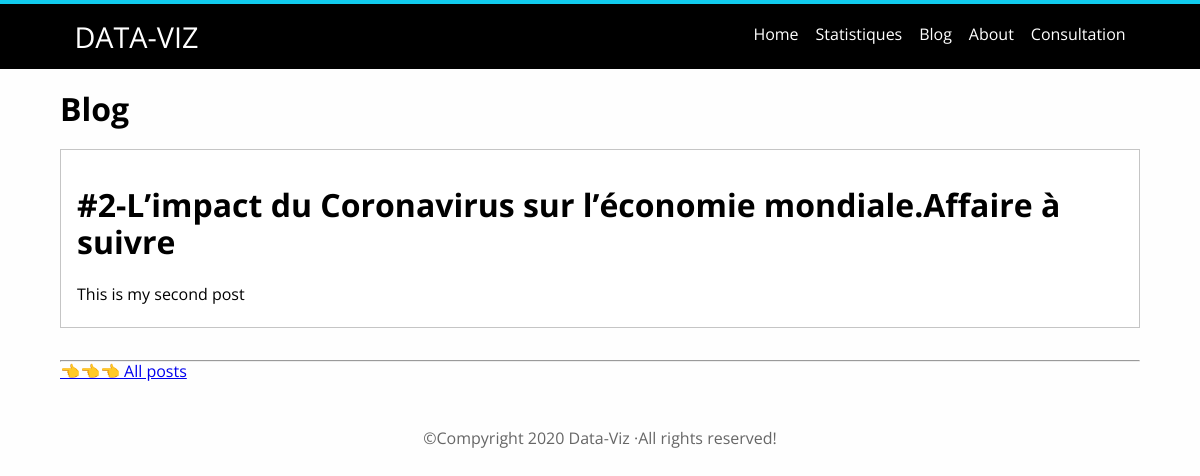
Before: /blog/posts/2 with the older database file.
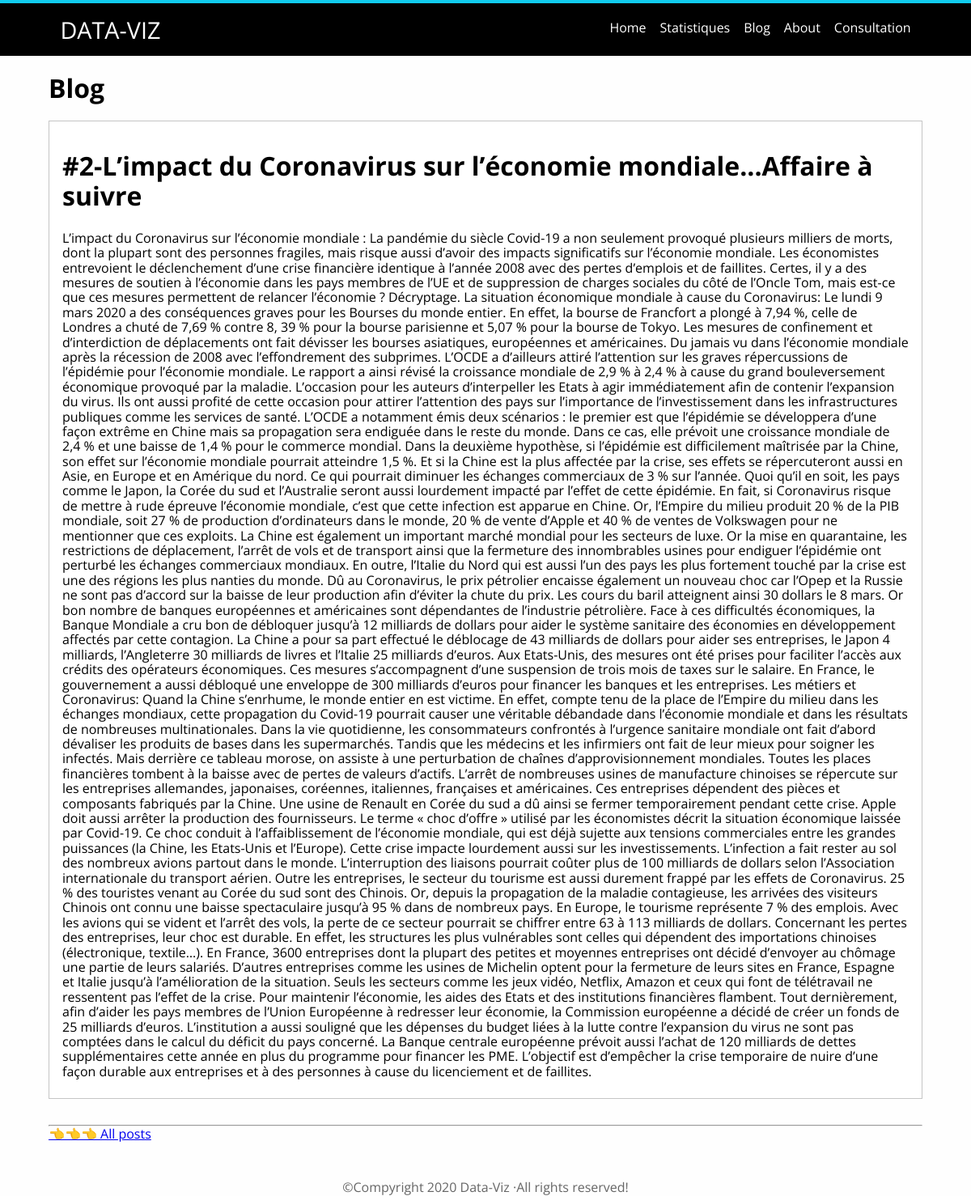
After: the same page with the newer database file.
### blog/models.py (models this page shows, shortened)
class TimespamtedModel(models.Model):
    created_at=models.DateTimeField(auto_now_add=True)
    updated_at=models.DateTimeField(auto_now=True)
    class Meta:
        abstract=True

class Post(TimespamtedModel):
    title=models.CharField(max_length=255)
    body=models.TextField()

### blog/views.py (the view)
# urls.py: url(r"^posts/(?P<id>[0-9]+)$", views.show,name='show'),
def show(request,id):
    post= get_object_or_404(Post,pk=id)
    return render(request,'blog/show.html',{'id':post})

### blog/templates/blog/show.html (shortened to what this page needs)
{% extends 'layouts/base.html' %}
{% load static %}
{% block stylesheets %}
<link rel="stylesheet" href="{% static 'blog/css/styles.css' %}">
{% endblock %}
{% block content %}
<h1>Blog</h1>
<article>
    <h1 class="title">#{{id.id}}-{{id.title}} </h1>
    <p class="content">{{id.body}}</p>
</article>
<hr>
<p><a href="{%url 'blog:index'%}">👈👈👈 All posts</a></p>
{% endblock %}

Changed rows visible on the page:
changed Post id 2: title "L’impact du Coronavirus sur l’économie mondiale.Affaire à suivre" → "L’impact du Coronavirus sur l’économie mondiale...Affaire à suivre"; body "This is my second post" → "L’impact du Coronavirus sur l’économie mondiale : La pandémie du siècle Covid-19 a non seulement provoqué plusieurs milliers de morts, dont la plupart sont des personnes fragiles, mais risque aussi d’avoir des impacts significatifs sur l’économie mondiale. Les économistes entrevoient le déclenchement d’une crise financière identique à l’année 2008 avec des pertes d’emplois et de faillites. Certes, il y a des mesures de soutien à l’économie dans les pays membres de l’UE et de suppression de charges sociales du côté de l’Oncle Tom, mais est-ce que ces mesures permettent de relancer l’économie ? Décryptage. La situation économique mondiale à cause du Coronavirus: Le lundi 9 mars 2020 a des…"
